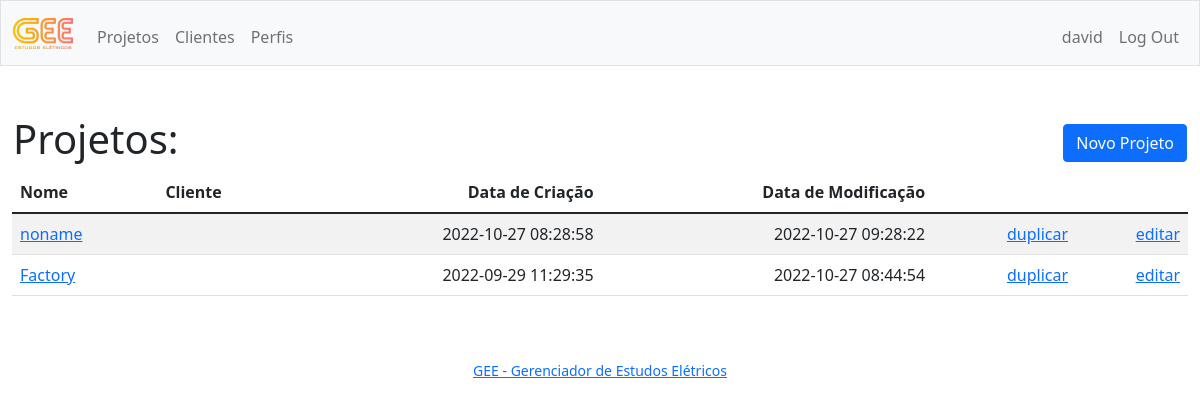
The page / (signed in) on the database as committed earlier.
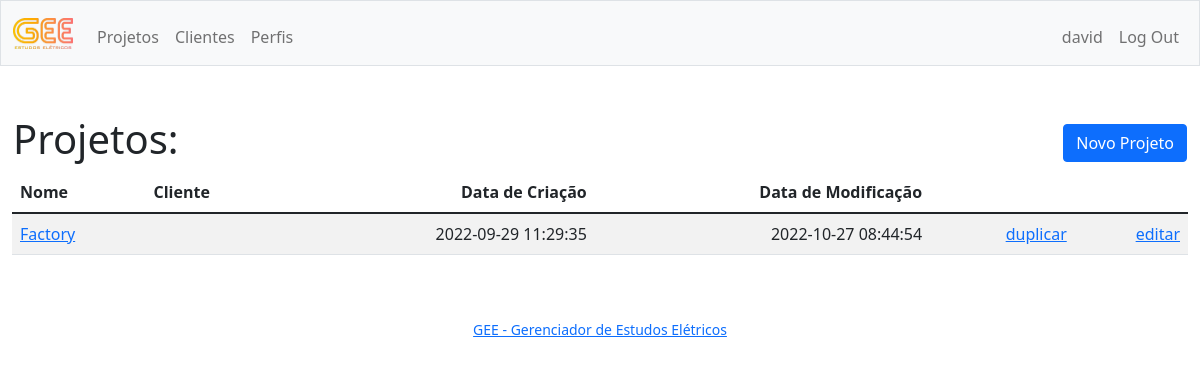
The same page on the database as committed later.
### tables this page shows
CREATE TABLE projects (
id INTEGER PRIMARY KEY AUTOINCREMENT NOT NULL,
user_id INTEGER,
createddate TEXT,
modifieddate TEXT,
name TEXT,
customer_id NUMERIC,
profile_id NUMERIC,
tri_sc NUMERIC,
    bi_sc NUMERIC,
    lg_sc_max NUMERIC,
lg_sc_min NUMERIC,
voltage NUMERIC,
demand NUMERIC,
pf NUMERIC);

### app.py (the view)
@app.route("/")
@login_required
def index():
    projects = db.execute("SELECT projects.id, projects.name, customers.name AS customerName, projects.createddate, projects.modifieddate \
                            FROM projects \
                            LEFT JOIN customers on customers.id = projects.customer_id \
                            WHERE projects.user_id = ? \
                            ORDER BY projects.modifieddate DESC", session["user_id"])
    return render_template("index.html", projects=projects)

### app.py (called while the page is built)
def login_required(f):
    @wraps(f)
    def decorated_function(*args, **kwargs):
        if session.get("user_id") is None:
            return redirect("/login")
        return f(*args, **kwargs)
    return decorated_function

@app.after_request
def after_request(response):
    response.headers["Cache-Control"] = "no-cache, no-store, must-revalidate"
    response.headers["Expires"] = 0
    response.headers["Pragma"] = "no-cache"
    return response

### templates/index.html (shortened to what this page needs)
{% extends "layout.html" %}
{% block main %}
<div>
    <table style="width:100%">
        <thead>
            <tr>
                <th class="text-start">
                    <h1>Projetos:</h1>
                </th>
                <th class="text-end"><a class="btn btn-primary" href="/project?go=project">Novo Projeto</a></th>
            </tr>
        </thead>
    </table>
</div>
<div>
    <table class="table table-striped">
        <thead>
            <tr>
                <th class="text-start">Nome</th>
                <th class="text-start">Cliente</th>
                <th class="text-end">Data de Criação</th>
                <th class="text-end">Data de Modificação</th>
            </tr>
        </thead>
        <tbody>
            {% for project in projects %}
            <tr>
                <td class="text-start"><a href="/diagram?id={{project.id}}">{{ project.name }}</a></td>
                <td class="text-start"> {% if project.customerName %} {{project.customerName}} {% endif %} </td>
                <td class="text-end">{{ project.createddate }}</td>
                <td class="text-end">{{ project.modifieddate }}</td>
                <td class="text-end"><a href="/duplicate?id={{project.id}}&ob=project">duplicar</a></td>
                <td class="text-end"><a href="/project?id={{project.id}}&go=project">editar</a></td>
            </tr>
            {% endfor %}
        </tbody>
    </table>
</div>
{% endblock %}

### templates/layout.html (shortened to what this page needs)
<!DOCTYPE html>
<html lang="en">
<head>
    <link href="https://cdn.jsdelivr.net/npm/bootstrap@5.1.3/dist/css/bootstrap.min.css"
 rel="stylesheet">
    <link href="/static/styles.css" rel="stylesheet">
</head>
<body>
    <nav class="bg-light border navbar navbar-expand-md navbar-light">
        <div class="container-fluid">
            <a class="navbar-brand" href="/"><span> <img class="logo" alt="HTML Logo"
                src="{{url_for('static', filename='GEE_Logo_sm.jpg')}}"> </span></a>
            <div class="collapse navbar-collapse" id="navbar">
                {% if session["user_id"] %}
                <ul class="navbar-nav me-auto mt-2">
                    <li class="nav-item"><a class="nav-link" href="/">Projetos</a></li>
                    <li class="nav-item"><a class="nav-link" href="/customers">Clientes</a></li>
                    <li class="nav-item"><a class="nav-link" href="/profiles">Perfis</a></li>
                </ul>
                <ul class="navbar-nav ms-auto mt-2">
                    <li class="nav-item"><a class="nav-link" href="/user">{{ session["username"] }}</a></li>
                    <li class="nav-item"><a class="nav-link" href="/logout">Log Out</a></li>
                </ul>
                {% else %}
                <ul class="navbar-nav ms-auto mt-2">
                    <li class="nav-item"><a class="nav-link" href="/register">Registre-se</a></li>
                    <li class="nav-item"><a class="nav-link" href="/login">Log In</a></li>
                </ul>
                {% endif %}
            </div>
        </div>
    </nav>
    <main class="container-fluid py-5">
        {% block main %}{% endblock %}
    </main>
    <footer class="mb-5 small text-center text-muted">
        <a href="https://www.github.com/eng-david" target="_blank">GEE - Gerenciador de Estudos Elétricos</a>
    </footer>
</body>
</html>

### static/styles.css (style rules this page uses)
.logo { width: 60px; height: auto; }

Rows that differ between the two databases and show on the page:
removed projects: name "noname", createddate "2022-10-27 08:28:58", modifieddate "2022-10-27 09:28:22"
